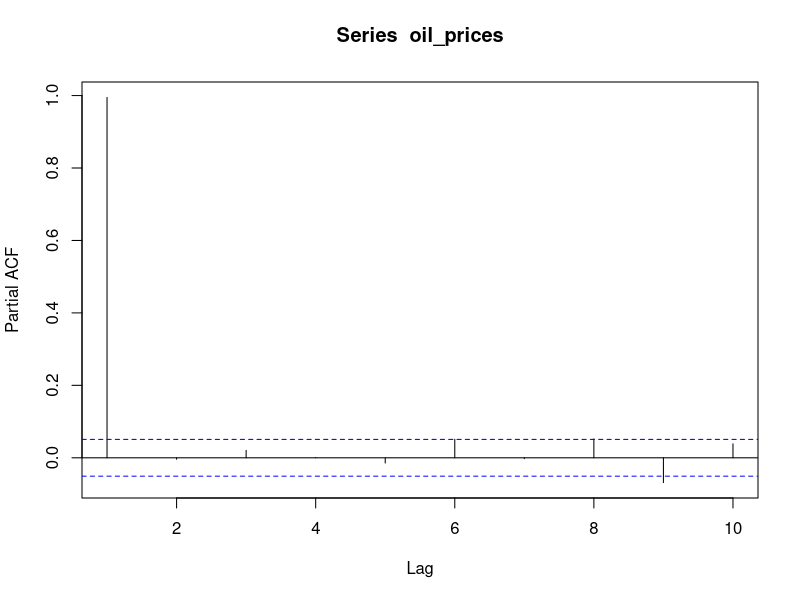
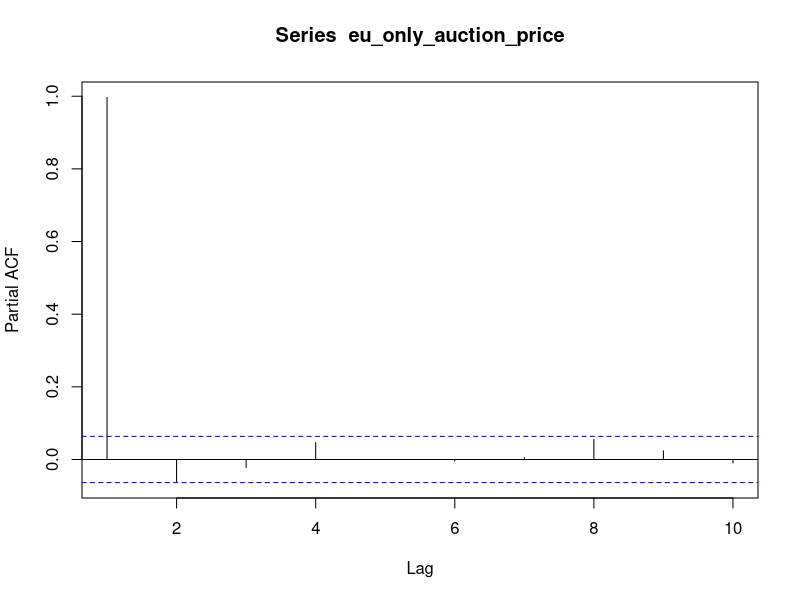
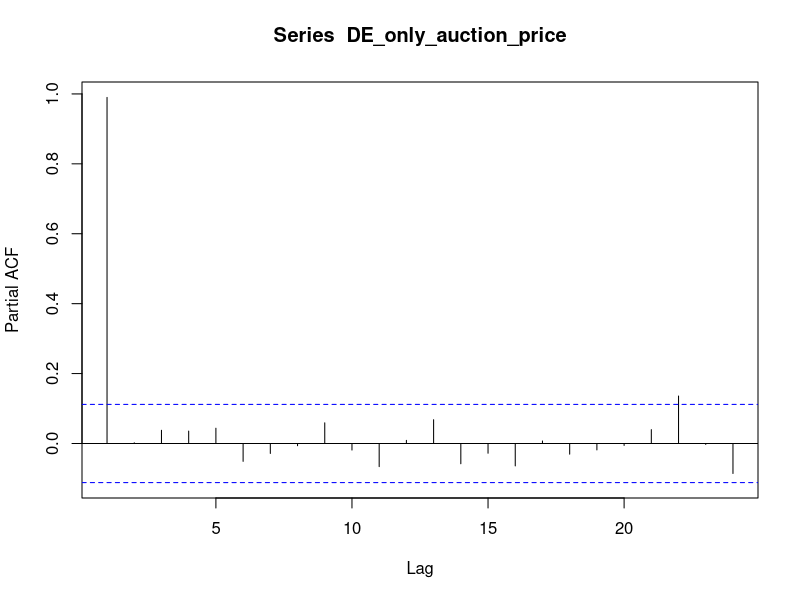

Generate these figures, in order, with R: (Note: this script raises an error after producing the figures.)
## ---- chunk 1
knitr::opts_chunk$set(echo = TRUE)
library(readxl)
library(tseries)
library(ggplot2)
library(tidyverse)
library(reshape2)
library(car)
library(lubridate)

## ---- chunk 2
brent_crude_prices<- read_excel("brent_crude_prices.xlsx")
co2_emissions_data<-read.csv("co2_emission.csv")
ftse<- read.csv("FTSE 100 Historical Data.csv")
eu_ets_data<-read_excel("EU-ETS-data.xlsx")
## ---- chunk 3
eu_ets_data$Date<- as.Date(eu_ets_data$Date)
brent_crude_prices$Date<- as.Date(brent_crude_prices$Date)
ftse$Date<- mdy(ftse$Date)
ftse$Price<- as.numeric(str_replace(ftse$Price,",",""))
## ---- chunk 4
auction_and_oil<- merge(x=eu_ets_data,y=brent_crude_prices, 
                         by="Date", all.x=TRUE) 

auction_and_oil<-auction_and_oil |> filter(is.na(auction_and_oil$`Europe Brent Spot Price FOB (Dollars per Barrel)`)==FALSE)

oil_prices<- auction_and_oil$`Europe Brent Spot Price FOB (Dollars per Barrel)`
pacf(oil_prices, lag=10, pl=TRUE)

ets_stock_and_oil_data<- merge(x=auction_and_oil, y= ftse, by='Date', all.x=TRUE)
## ---- chunk 5
#First let's change auction name to just have EU, DE, PL or EUAA:

ets_stock_and_oil_data<- ets_stock_and_oil_data |> mutate(
                AuctionType = ifelse(str_detect(`Auction Name`, "EUAA")==TRUE,
                                                                        "EUAA",
                                                    str_sub(`Auction Name`,-2,)
), .after=`Auction Name`)
## ---- chunk 6
EU_only_auction<- ets_stock_and_oil_data |> filter(AuctionType=="EU") |> filter(
                                          is.na(`Auction Price €/tCO2`)==FALSE
)
eu_only_auction_price<-EU_only_auction$`Auction Price €/tCO2`

pacf(eu_only_auction_price, lag=10, pl=TRUE)

#Auction Price Lag
Auction_Price_lag<- EU_only_auction$`Auction Price €/tCO2`[1:length(EU_only_auction$`Auction Price €/tCO2`)-1]
Auction_Price_lag<- c(0,Auction_Price_lag)
EU_only_with_lag<- EU_only_auction |> mutate(
                                          Auction_Price_lag= Auction_Price_lag, .after=`Auction Price €/tCO2`
)

#Maximum bid lag
Max_bid_lag<- EU_only_auction$`Maximum Bid €/tCO2`[1:length(EU_only_auction$`Maximum Bid €/tCO2`)-1]
Max_bid_lag<- c(0,Max_bid_lag)
EU_only_with_lag<- EU_only_with_lag |> mutate(
                                          Max_bid_lag= Max_bid_lag, .after=`Maximum Bid €/tCO2`
)

#Avg bids per bidder lag
Avg_num_bids_per_bidder_lag<- EU_only_auction$`Average number of bids per bidder`[1:length(EU_only_auction$`Average number of bids per bidder`)-1]
Avg_num_bids_per_bidder_lag<- c(0,Avg_num_bids_per_bidder_lag)
EU_only_with_lag<- EU_only_with_lag |> mutate(
                                          Avg_num_bids_per_bidder_lag= Avg_num_bids_per_bidder_lag, .after=`Average number of bids per bidder`
)

#Avg vol per bidder
Avg_vol_per_bidder_lag<- EU_only_auction$`Average volume bid per bidder`[1:length(EU_only_auction$`Average volume bid per bidder`)-1]
Avg_vol_per_bidder_lag<- c(0,Avg_vol_per_bidder_lag)
EU_only_with_lag<- EU_only_with_lag |> mutate(
                                          Avg_vol_per_bidder_lag= Avg_vol_per_bidder_lag, .after=`Average volume bid per bidder`
)

#oil price lag
EU_only_with_lag<- EU_only_with_lag |> rename(
                        oil_price = `Europe Brent Spot Price FOB (Dollars per Barrel)`
)
oil_price_lag<- EU_only_auction$oil_price[1:length(EU_only_auction$oil_price)-1]
oil_price_lag<- c(0,oil_price_lag)
EU_only_with_lag<- EU_only_with_lag |> mutate(
                                          oil_price_lag= oil_price_lag, .after= oil_price
)

#ftse price lag:
EU_only_with_lag<- EU_only_with_lag |> rename(
                        ftse_price = Price
)
ftse_price_lag<- EU_only_auction$ftse_price[1:length(EU_only_auction$ftse_price)-1]
ftse_price_lag<- c(0,ftse_price_lag)
EU_only_with_lag<- EU_only_with_lag |> mutate(
                                          ftse_price_lag= ftse_price_lag, .after= ftse_price
)

#Auction Volume tCO2 lag:

Auction_vol_lag<- EU_only_auction$`Auction Volume tCO2`[1:length(EU_only_auction$`Auction Volume tCO2`)-1]
Auction_vol_lag<- c(0,Auction_vol_lag)
EU_only_with_lag<- EU_only_with_lag |> mutate(
                                          Auction_vol_lag= Auction_vol_lag, .after=`Auction Volume tCO2`
)
##

EU_only_auction_variables_fit<- glm(`Auction Price €/tCO2`~ Auction_Price_lag+ `Auction Volume tCO2`+ `Maximum Bid €/tCO2`,
                            family=gaussian, data=EU_only_with_lag)

durbinWatsonTest(EU_only_auction_variables_fit)
summary(EU_only_auction_variables_fit)

#DW of 1.27. Not terrible. How do we push this up to acceptable levels?


#EU_only_oil_fit<- glm(`Auction Price €/tCO2`~ lag+ `Auction Volume tCO2`+ `Maximum Bid €/tCO2`+
 #                                   oil_price,
  #                          family=gaussian, data=EU_only_with_lag)
#summary(EU_only_oil_fit)
#durbinWatsonTest(EU_only_oil_fit)


#So the difference in DW witha nd without oil prices isn't huge. Only 0.01 difference in the test statistic. 

## ---- chunk 7
DE_only_auction<-ets_stock_and_oil_data |> filter(AuctionType=="DE") |> filter(
                                          is.na(`Auction Price €/tCO2`)==FALSE
)
DE_only_auction_price<- DE_only_auction$`Auction Price €/tCO2`
pacf(DE_only_auction_price)


#Auction Price Lag
Auction_Price_lag<- DE_only_auction$`Auction Price €/tCO2`[1:length(DE_only_auction$`Auction Price €/tCO2`)-1]
Auction_Price_lag<- c(0,Auction_Price_lag)
DE_only_with_lag<- DE_only_auction |> mutate(
                                          Auction_Price_lag= Auction_Price_lag, .after=`Auction Price €/tCO2`
)

#Maximum bid lag
Max_bid_lag<- DE_only_auction$`Maximum Bid €/tCO2`[1:length(DE_only_auction$`Maximum Bid €/tCO2`)-1]
Max_bid_lag<- c(0,Max_bid_lag)
DE_only_with_lag<- DE_only_with_lag |> mutate(
                                          Max_bid_lag= Max_bid_lag, .after=`Maximum Bid €/tCO2`
)

#Avg bids per bidder lag
Avg_num_bids_per_bidder_lag<- DE_only_auction$`Average number of bids per bidder`[1:length(DE_only_auction$`Average number of bids per bidder`)-1]
Avg_num_bids_per_bidder_lag<- c(0,Avg_num_bids_per_bidder_lag)
DE_only_with_lag<- DE_only_with_lag |> mutate(
                                          Avg_num_bids_per_bidder_lag= Avg_num_bids_per_bidder_lag, .after=`Average number of bids per bidder`
)

#Avg vol per bidder
Avg_vol_per_bidder_lag<- DE_only_auction$`Average volume bid per bidder`[1:length(DE_only_auction$`Average volume bid per bidder`)-1]
Avg_vol_per_bidder_lag<- c(0,Avg_vol_per_bidder_lag)
DE_only_with_lag<- DE_only_with_lag |> mutate(
                                          Avg_vol_per_bidder_lag= Avg_vol_per_bidder_lag, .after=`Average volume bid per bidder`
)

#oil price lag
DE_only_with_lag<- DE_only_with_lag |> rename(
                        oil_price = `Europe Brent Spot Price FOB (Dollars per Barrel)`
)
oil_price_lag<- DE_only_auction$oil_price[1:length(DE_only_auction$oil_price)-1]
oil_price_lag<- c(0,oil_price_lag)
DE_only_with_lag<- DE_only_with_lag |> mutate(
                                          oil_price_lag= oil_price_lag, .after= oil_price
)

#ftse price lag:
DE_only_with_lag<- DE_only_with_lag |> rename(
                        ftse_price = Price
)
ftse_price_lag<- DE_only_auction$ftse_price[1:length(DE_only_auction$ftse_price)-1]
ftse_price_lag<- c(0,ftse_price_lag)
DE_only_with_lag<- DE_only_with_lag |> mutate(
                                          ftse_price_lag= ftse_price_lag, .after= ftse_price
)

#Auction Volume tCO2 lag:

Auction_vol_lag<- DE_only_auction$`Auction Volume tCO2`[1:length(DE_only_auction$`Auction Volume tCO2`)-1]
Auction_vol_lag<- c(0,Auction_vol_lag)
DE_only_with_lag<- DE_only_with_lag |> mutate(
                                          Auction_vol_lag= Auction_vol_lag, .after=`Auction Volume tCO2`
)

DE_only_oil_fit<- glm(`Auction Price €/tCO2`~ lag+ `Auction Volume tCO2`+ `Maximum Bid €/tCO2`+
                                    oil_price,
                            family=gaussian, data=DE_only_with_lag)
summary(DE_only_oil_fit)
durbinWatsonTest(DE_only_oil_fit)

pacf(DE_only_with_lag$oil_price, lag=20, pl=TRUE)

## ---- chunk 8
PL_only_auction<-ets_stock_and_oil_data |> filter(AuctionType=="PL") |> filter(
                                          is.na(`Auction Price €/tCO2`)==FALSE
)
PL_only_auction_price<- PL_only_auction$`Auction Price €/tCO2`
pacf(PL_only_auction_price)


lag<- PL_only_auction$`Auction Price €/tCO2`[2:length(PL_only_auction$`Auction Price €/tCO2`)-1]
lag<- c(0,lag)
lag[length(lag)]<-0
PL_only_with_lag<- PL_only_auction |> mutate(
                                          lag= lag, .after=`Auction Price €/tCO2`
)

PL_only_auction_variables_fit<- glm(`Auction Price €/tCO2`~ lag+ `Auction Volume tCO2`+ `Maximum Bid €/tCO2`,
                            family=gaussian, data=PL_only_with_lag)

durbinWatsonTest(PL_only_auction_variables_fit)
summary(PL_only_auction_variables_fit)

#With oil prices:
PL_only_with_lag<- PL_only_with_lag |> rename(
                        oil_price = `Europe Brent Spot Price FOB (Dollars per Barrel)`
)

PL_only_oil_fit<- glm(`Auction Price €/tCO2`~ lag+ `Auction Volume tCO2`+ `Maximum Bid €/tCO2`+
                                    oil_price,
                            family=gaussian, data=PL_only_with_lag)
summary(PL_only_oil_fit)
durbinWatsonTest(PL_only_oil_fit)

pacf(PL_only_with_lag$oil_price, lag=20, pl=TRUE)

#So for Poland, I don't need to worry about autocorrelation at all
## ---- chunk 9
EUAA_only_auction<-ets_stock_and_oil_data |> filter(AuctionType=="EUAA") |> filter(
                                          is.na(`Auction Price €/tCO2`)==FALSE
)
EUAA_only_auction_price<- EUAA_only_auction$`Auction Price €/tCO2`
pacf(EUAA_only_auction_price)


lag<- EUAA_only_auction$`Auction Price €/tCO2`[2:length(EUAA_only_auction$`Auction Price €/tCO2`)-1]
lag<- c(0,lag)
lag[length(lag)]<-0
EUAA_only_with_lag<- EUAA_only_auction |> mutate(
                                          lag= lag, .after=`Auction Price €/tCO2`
)

EUAA_only_auction_variables_fit<- glm(`Auction Price €/tCO2`~ lag+ `Auction Volume tCO2`+ `Maximum Bid €/tCO2`,
                            family=gaussian, data=EUAA_only_with_lag)

durbinWatsonTest(EUAA_only_auction_variables_fit)
summary(EUAA_only_auction_variables_fit)

#With oil prices:
EUAA_only_with_lag<- EUAA_only_with_lag |> rename(
                        oil_price = `Europe Brent Spot Price FOB (Dollars per Barrel)`
)

EUAA_only_oil_fit<- glm(`Auction Price €/tCO2`~ lag+ `Auction Volume tCO2`+ `Maximum Bid €/tCO2`+
                                    oil_price,
                            family=gaussian, data=EUAA_only_with_lag)
summary(EUAA_only_oil_fit)
durbinWatsonTest(EUAA_only_oil_fit)

pacf(EUAA_only_with_lag$oil_price, lag=20, pl=TRUE)

#lag isn;t significant. Should I leave it out?
EUAA_only_oil_fit<- glm(`Auction Price €/tCO2`~ `Auction Volume tCO2`+ `Maximum Bid €/tCO2`+
                                    oil_price,
                            family=gaussian, data=EUAA_only_with_lag)
durbinWatsonTest(EUAA_only_oil_fit)
summary(EUAA_only_oil_fit)
## ---- chunk 10
ets_rbind_lag<- rbind(
                                EU_only_with_lag, 
                                EUAA_only_with_lag, 
                                DE_only_with_lag, 
                                PL_only_with_lag) |> arrange(desc('Date'))

#Merging, beginning with EU lag
EU_lag<- EU_only_with_lag |> select('Date','AuctionType', 'lag')
ets_EU_only_lag<- merge(x=ets_stock_and_oil_data, y= EU_lag, by=c('Date', 'AuctionType'), all.x=TRUE)
ets_EU_only_lag<- ets_EU_only_lag |> select(-c(Price:Change..))

#DE lag:
DE_lag<- DE_only_with_lag |> select('Date', 'AuctionType', 'lag')
ets_EU_DE_with_lag<- merge(x=ets_EU_only_lag, y=DE_lag, by=c('Date', 'AuctionType'), all.x=TRUE)
ets_EU_DE_with_lag$lag.x<- ifelse(is.na(ets_EU_DE_with_lag$lag.x), 
                                  ets_EU_DE_with_lag$lag.y,
                                  ets_EU_DE_with_lag$lag.x)
ets_EU_DE_with_lag<- ets_EU_DE_with_lag |> rename('lag'='lag.x') |> select(-'lag.y')

#PL lag:
PL_lag<- PL_only_with_lag |> select('Date', 'AuctionType', 'lag')
ets_EU_DE_PL_with_lag<- merge(x=ets_EU_DE_with_lag, 
                              y= PL_lag, by = c('Date', 'AuctionType'),
                              all.x=TRUE)

ets_EU_DE_PL_with_lag$lag.x<- ifelse(is.na(ets_EU_DE_PL_with_lag$lag.x), 
                                  ets_EU_DE_PL_with_lag$lag.y,
                                  ets_EU_DE_PL_with_lag$lag.x)

ets_EU_DE_PL_with_lag<- ets_EU_DE_PL_with_lag |> rename('lag'='lag.x') |> select(-'lag.y')

#Adding EUAA lag:

EUAA_lag<- EUAA_only_with_lag |> select('Date', 'AuctionType', 'lag')

ets_representative_lag<- merge(x=ets_EU_DE_PL_with_lag,
                               y=EUAA_lag, by = c('Date', 'AuctionType'),
                               all.x=TRUE)
ets_representative_lag$lag.x<- ifelse(is.na(ets_representative_lag$lag.x), 
                                  ets_representative_lag$lag.y,
                                  ets_representative_lag$lag.x)

ets_representative_lag<- ets_representative_lag |> rename('lag'='lag.x') |> select(-'lag.y')

ets_representative_lag<- ets_representative_lag |> relocate(lag, 
                                  .after=`Auction Price €/tCO2`) |> rename(
             oil_price = `Europe Brent Spot Price FOB (Dollars per Barrel)`
                                  )
## ---- chunk 11
lag_fit<- glm(`Auction Price €/tCO2`~lag+`Auction Volume tCO2`+ `Maximum Bid €/tCO2`+
                                    oil_price,
                            family=gaussian, data=ets_representative_lag)

summary(lag_fit)

durbinWatsonTest(lag_fit)
## ---- chunk 12
ftse<- read.csv("FTSE 100 Historical Data.csv")

ftse$Date<- mdy(ftse$Date)
ftse$Price<- as.numeric(str_replace(ftse$Price,",",""))

ets_with_rep_lag<- merge(x=ets_representative_lag, y=ftse, by = 'Date', all.x=TRUE)

ets_with_rep_lag<- ets_with_rep_lag |> rename(
                                  ftse_price = Price
)

ftse_lag_fit<- glm(`Auction Price €/tCO2`~lag+`Auction Volume tCO2`+ `Maximum Bid €/tCO2`+
                                    oil_price+ftse_price,
                            family=gaussian, data=ets_with_rep_lag)

summary(ftse_lag_fit)

durbinWatsonTest(ftse_lag_fit)

## ---- chunk 13
res<- resid(ftse_lag_fit)
plot(fitted(ftse_lag_fit), res)+abline(0,0)


## ---- chunk 14
#No pooling- EU:
  
no_pool_EU<- ets_with_rep_lag |> filter(AuctionType=="EU")

eu_no_pool_fit<- glm(`Auction Price €/tCO2`~lag+`Auction Volume tCO2`+ `Maximum Bid €/tCO2`+
                                    oil_price+ftse_price,
                            family=gaussian, data=no_pool_EU)

summary(eu_no_pool_fit)

durbinWatsonTest(eu_no_pool_fit)

## ---- chunk 15
res<- resid(eu_no_pool_fit)
plot(fitted(eu_no_pool_fit), res)
## ---- chunk 16
hist(no_pool_EU$oil_price)
hist(no_pool_EU$ftse_price)
hist(no_pool_EU$`Auction Volume tCO2`)
hist(no_pool_EU$`Maximum Bid €/tCO2`)
## ---- chunk 17
eu_no_pool_fit_log<- glm(`Auction Price €/tCO2`~`Maximum Bid €/tCO2`+`Auction Volume tCO2`+ `Average bid size`+
                                    oil_price+log(ftse_price),
                            family=gaussian, data=no_pool_EU)

summary(eu_no_pool_fit_log)

durbinWatsonTest(eu_no_pool_fit_log)
## ---- chunk 18
eu_cor_frame<- ets_with_rep_lag |> select(`Auction Volume tCO2`, `Maximum Bid €/tCO2`,`Average bid size`,`Average volume bid per bidder`,
                                    oil_price, ftse_price) 

eu_cor_frame<- na.omit(eu_cor_frame)
cor_matrix<- cor(eu_cor_frame)

# Get upper triangle of the correlation matrix
get_upper_tri <- function(cormat){
  cormat[lower.tri(cormat)]<- NA
  return(cormat)
}

upper_tri <- get_upper_tri(cor_matrix)
melted_cormat <- melt(upper_tri, na.rm = TRUE)

ggplot(data = melted_cormat, aes(Var2, Var1, fill = value))+
  geom_tile(color = "white")+
  scale_fill_gradient2(low = "blue", high = "red", mid = "white", 
                       midpoint = 0, limit = c(-1,1), space = "Lab", 
                       name="Pearson\nCorrelation") +
  theme_minimal()+ 
  theme(axis.text.x = element_text(angle = 45, vjust = 1, 
                                   size = 12, hjust = 1))+
  coord_fixed()
## ---- chunk 19
ets_with_rep_lag<- na.omit(ets_with_rep_lag)
pacf(ets_with_rep_lag$`Maximum Bid €/tCO2`)
pacf(ets_with_rep_lag$`Average number of bids per bidder`)
pacf(ets_with_rep_lag$`Average volume bid per bidder`)
pacf(ets_with_rep_lag$oil_price)
pacf(ets_with_rep_lag$ftse_price)
pacf(ets_with_rep_lag$`Total Amount of Bids`)
pacf(ets_with_rep_lag$`Auction Volume tCO2`)
pacf(ets_with_rep_lag$`Auction Price €/tCO2`)
## ---- chunk 20
#Creating lag for max price:
